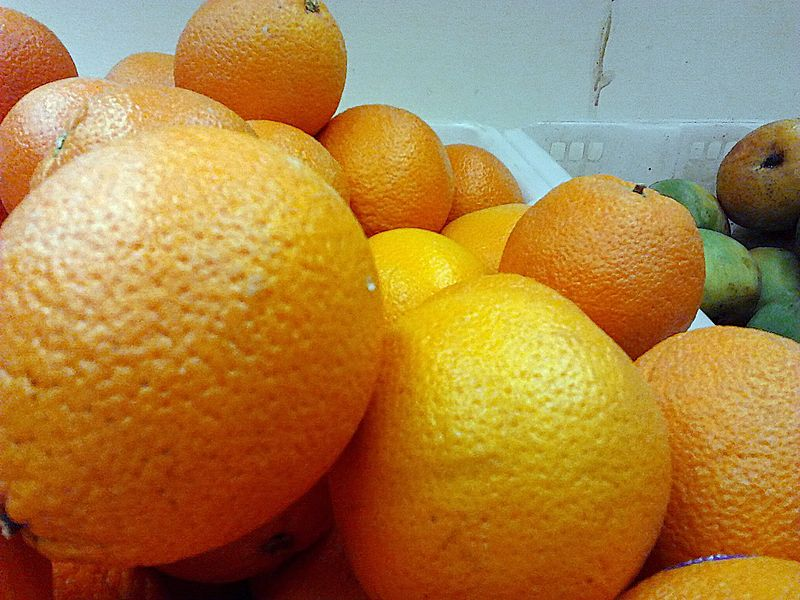
#> input picture Lab_02/Python/Oranges.jpg, 800 x 600 px
$ python 'Copy Orange.py'
#> lines starting #> are read from the running program, lines starting #| are printed output that depends on the picture
import cv2
import numpy as np


def copy_orange(img):
    """A Function to Copy/extract Oranges only to a new img"""

    result = np.zeros(img.shape, np.uint8)

    for r in range(result.shape[0]):
        for c in range(result.shape[1]):
            v = img[r, c]
            # adjust the values to your image (trial and error method :( )
            # under the OpenCV the order of the channels is Blue, Green, Red
            if v[2] > 200 and v[1] < 600 and v[0] < 60:
                result[r, c] = v

    return result

def main():
    path = "Oranges.jpg"
    img = cv2.imread(path)
#> img is the input picture: shape (600, 800, 3); mean B, G, R 66, 129.3, 172.1
    if img is None:
        print('Could not open or find the image: ', path)
        exit(0)

    result = copy_orange(img)
#> after the loop in copy_orange, `for r in range(result.shape[0]):`:
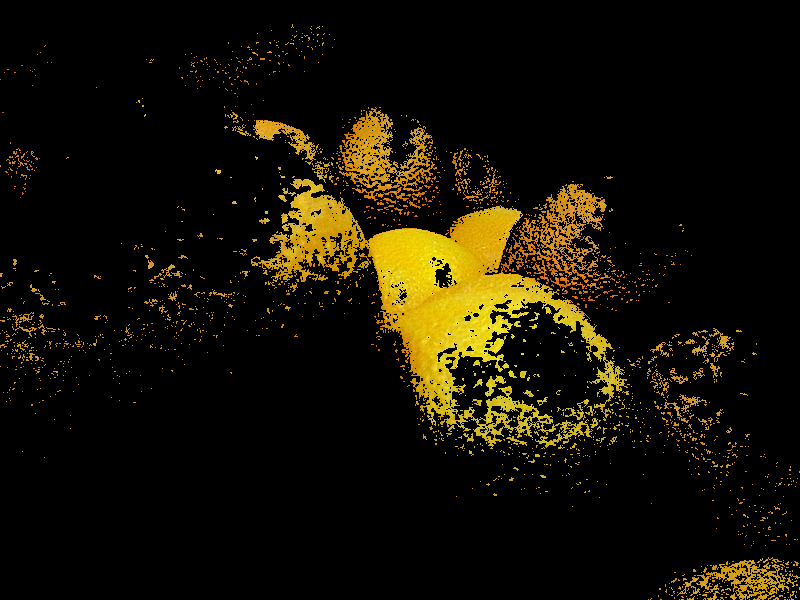
#> result: shape (600, 800, 3); mean B, G, R 2.8, 16.5, 21

    cv2.imshow("Oranges", result)
    cv2.waitKey(0)
    cv2.destroyAllWindows()


#####################################
if __name__ == '__main__':
    main()
